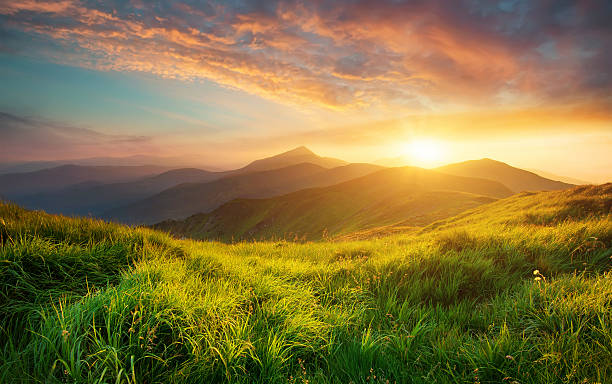
#> input picture image.jpg, 612 x 384 px
$ jupyter execute first.ipynb   (shell and % lines are left out)
#> lines starting #> are read from the running program, lines starting #| are printed output that depends on the picture; long printed decimals are rounded
[cell 1]
import numpy as np
a = np.zeros(10)
print(a)
type(a[0])
print(a)

[cell 2]
# [5 lines of commented-out code are left out]
z=np.arange(10)

[cell 3]
z = np.arange(10)
print(z)#10 is the number of elements in the array
e = np.eye(3)
print(e)#3 is the number of rows and columns in the identity matrix

[cell 4]
arr1 = np.array([[1,2,3,],
                [4,5,6]])
arr2 = np.array([[7,8,9]])
z = np.concatenate((arr1, arr2), axis=0)
z
#this is a 2D array with 3 rows and 3 columns

[cell 5]
arr2= np.array([[7],
                [8]])
z = np.concatenate((arr1, arr2), axis=1)
z
#this is a 2D array with 3 rows and 3 columns

[cell 6]
a_list = [1,2,3,4,5,6,7,8,9]

[cell 7]
z = np.random.randint(1, 51, size=50)# generates 50 random integers between 1 and 50
print(z)
print(np.sort(z) ) #sorts the array in ascending order

[cell 8]
z[0:2]

[cell 9]
a = np.array([[1, 2, 3],
              [4, 5, 6]])
print(a[1,1])#accessing the element at row 1 and column 1
print(a.ndim)
 #shape of the array (number of rows, number of columns)
a=np.append(a, [[7, 8, 9]], axis=0) #appending a new row to the array
print(a)
a = np.insert(a, 1, [10, 11, 12], axis=1)
print(a) #inserting a new column at index 1
a = np.delete(a,1,0)
print(a)#deleting the row at index 1
a = np.delete(a,1,1)#deleting the column at index 1
a

[cell 10]
from skimage import io
# Load an image from a file
photo = io.imread(r'image.jpg')
#> photo is the input picture: shape (384, 612, 3); mean R, G, B 134.5, 117.5, 66.6
type(photo)  # Check the type of the loaded image

[cell 11]
import matplotlib.pyplot as plt
plt.imshow(photo)
photo.shape
#> Out = (384, 612, 3)

[cell 12]
plt.imshow(photo[::-1])
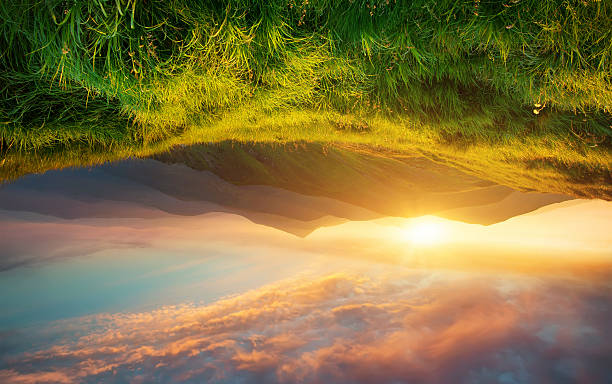
#> shown: shape (384, 612, 3); mean R, G, B 134.5, 117.5, 66.6

[cell 13]
plt.imshow(photo[:,::-1])  # Flipping the image horizontally
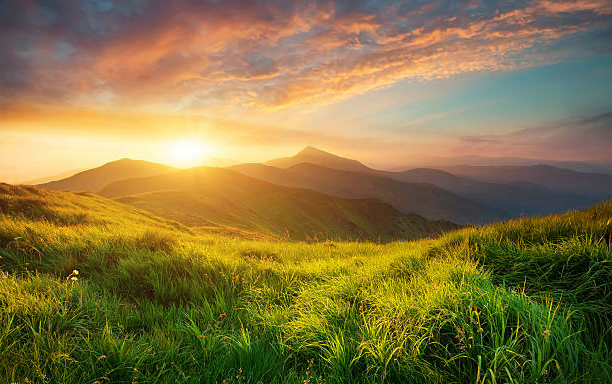
#> shown: shape (384, 612, 3); mean R, G, B 134.5, 117.5, 66.6

[cell 14]
plt.imshow(photo[10:100, 170:220])  # Cropping the image to a specific region
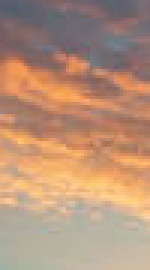
#> shown: shape (90, 50, 3) (shown 3 times larger); mean R, G, B 182.1, 145.6, 120.7

[cell 15]
plt.imshow(photo[::2, ::2])  # Display every second pixel in both dimensions
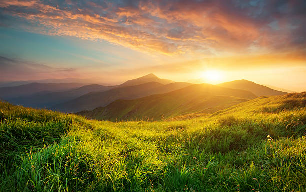
#> shown: shape (192, 306, 3); mean R, G, B 134.4, 117.4, 66.7

[cell 16]
plt.imshow(photo[:,:,0].T)
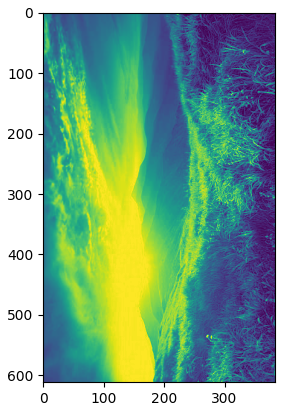
#> figure drawn by matplotlib, 1 panel

[cell 17]
import numpy as np
photo_masked = np.where(photo >  10, 20,0)  # Masking pixels with values greater than 200
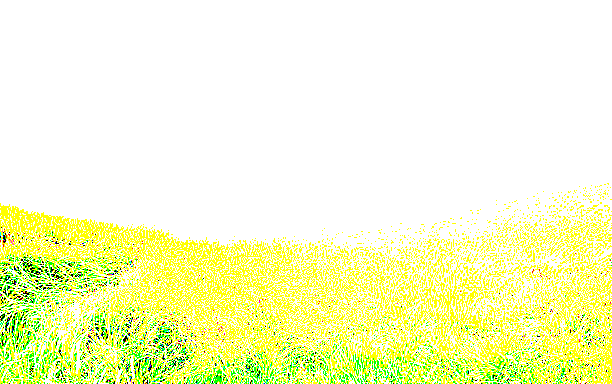
#> photo_masked: shape (384, 612, 3) int64; mean R, G, B 19.32, 19.83, 15.78; drawn with min black and max white
plt.imshow(photo_masked)
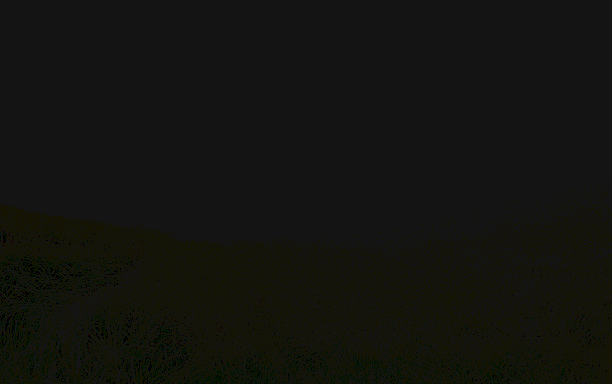
#> shown: shape (384, 612, 3); mean R, G, B 19.32, 19.83, 15.78

[cell 18]
print(np.sum(photo))
#| 74863772
print(np.prod(photo))
#| 0
print(np.mean(photo))  # Mean value of the pixel intensities
#| 106.186
print(np.std(photo))  # Standard deviation of the pixel intensities
#| 67.984
print(np.var(photo))  # Minimum pixel intensity
#| 4621.789
print(np.argmax(photo))  # Maximum pixel intensity
#| 77691
print(np.argmin(photo))  # Index of the maximum pixel intensity
#| 337811
print(np.max(photo))  # Maximum pixel intensity
#| 255
print(np.min(photo))  # Minimum pixel intensity
#| 0

$ run again, with abc.jpg copied over image.jpg
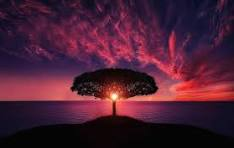
#> input picture abc.jpg, 234 x 148 px
#> photo is the input picture: shape (148, 234, 3); mean R, G, B 74, 30.8, 51.7
#> `[cell 16] plt.imshow(photo[:,:,0].T)`:
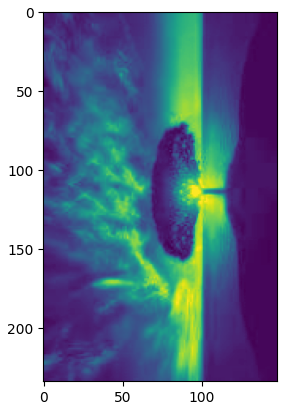
#> figure drawn by matplotlib, 1 panel
#> `photo_masked = np.where(photo >  10, 20,0)`:
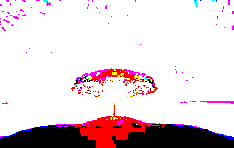
#> photo_masked: shape (148, 234, 3) int64; mean R, G, B 17.65, 16.38, 16.76; drawn with min black and max white
#| 5418464
#| 0
#| 52.153
#| 45.592
#| 2078.676
#| 59520
#| 649
#| 255
#| 0

$ run again, with test.jpg copied over image.jpg
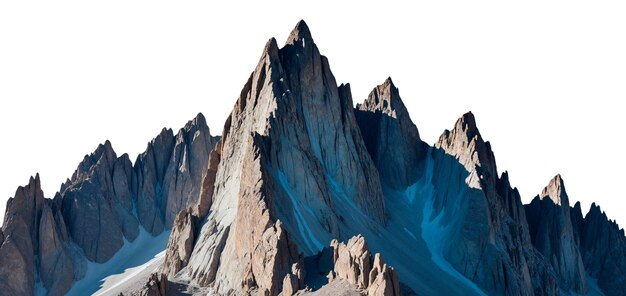
#> input picture test.jpg, 626 x 296 px
#> photo is the input picture: shape (296, 626, 3); mean R, G, B 150.2, 161.1, 170.1
#> `[cell 16] plt.imshow(photo[:,:,0].T)`:
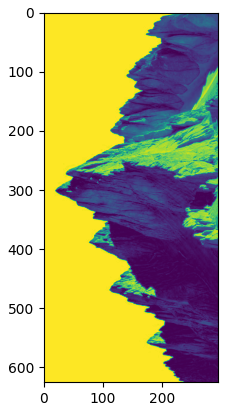
#> figure drawn by matplotlib, 1 panel
#> `photo_masked = np.where(photo >  10, 20,0)`:
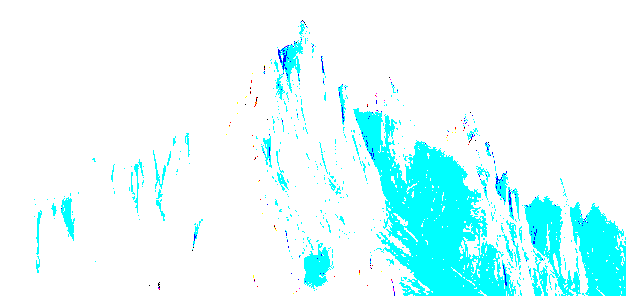
#> photo_masked: shape (296, 626, 3) int64; mean R, G, B 17.36, 19.94, 19.99; drawn with min black and max white
#| 89195003
#| 0
#| 160.455
#| 97.111
#| 9430.477
#| 0
#| 38466
#| 255
#| 0
